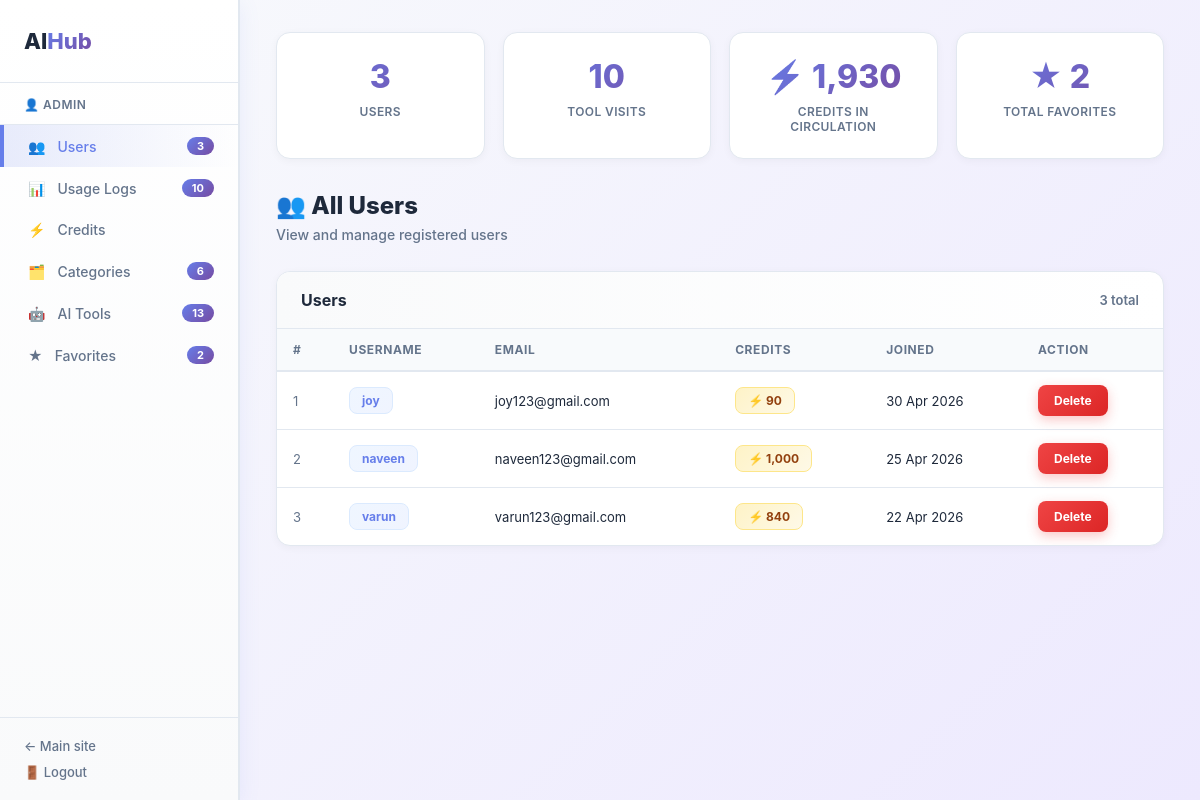
The page /admin/admin.php (signed in) on the database its author committed.
### tables this page shows
CREATE TABLE IF NOT EXISTS `users` (
  `id` int NOT NULL AUTO_INCREMENT,
  `username` varchar(100) DEFAULT NULL,
  `email` varchar(150) DEFAULT NULL,
  `password` varchar(255) DEFAULT NULL,
  `credits` int DEFAULT '1000',
  `created_at` timestamp NULL DEFAULT CURRENT_TIMESTAMP,
  PRIMARY KEY (`id`),
  UNIQUE KEY `username` (`username`),
  UNIQUE KEY `email` (`email`)
);

### admin/admin.php (the view, shortened to what this page needs)
<?php
include "../db.php";
$admin   = $_SESSION['admin_username'];
$total_users   = $conn->query("SELECT COUNT(*) FROM users")->fetchColumn();
$total_logs    = $conn->query("SELECT COUNT(*) FROM usage_logs")->fetchColumn();
$total_credits = $conn->query("SELECT COALESCE(SUM(credits),0) FROM users")->fetchColumn();
$total_favs    = $conn->query("SELECT COUNT(*) FROM favorites")->fetchColumn();
$users = $conn->query(
    "SELECT id, username, email, credits, created_at FROM users ORDER BY created_at DESC"
)->fetchAll(PDO::FETCH_ASSOC);
$categories = $conn->query(
    "SELECT c.*, COUNT(t.id) AS tool_count
     FROM categories c
     LEFT JOIN ai_tools t ON t.category_id = c.id
     GROUP BY c.id ORDER BY c.id"
)->fetchAll(PDO::FETCH_ASSOC);
$tools = $conn->query(
    "SELECT t.*, c.name AS cat_name, c.icon AS cat_icon
     FROM ai_tools t
     LEFT JOIN categories c ON c.id = t.category_id
     ORDER BY t.category_id, t.name"
)->fetchAll(PDO::FETCH_ASSOC);
$tab = $_GET['tab'] ?? 'users';
?>
<!DOCTYPE html>
<html>
<head>
</head>
<body>
<div class="layout">
<aside class="sidebar">
    <div class="sidebar-logo">AI<span>Hub</span></div>
    <div class="sidebar-admin">👤 <?php echo htmlspecialchars($admin); ?></div>
    <nav>
        <a href="?tab=users"      class="<?php echo $tab=='users'      ?'active':''; ?>">
            👥 <span>Users</span> <span class="nav-count"><?php echo $total_users; ?></span>
        </a>
        <a href="?tab=logs"       class="<?php echo $tab=='logs'       ?'active':''; ?>">
            📊 <span>Usage Logs</span> <span class="nav-count"><?php echo $total_logs; ?></span>
        </a>
        <a href="?tab=credits"    class="<?php echo $tab=='credits'    ?'active':''; ?>">
            ⚡ <span>Credits</span>
        </a>
        <a href="?tab=categories" class="<?php echo $tab=='categories' ?'active':''; ?>">
            🗂️ <span>Categories</span> <span class="nav-count"><?php echo count($categories); ?></span>
        </a>
        <a href="?tab=tools"      class="<?php echo $tab=='tools'      ?'active':''; ?>">
            🤖 <span>AI Tools</span> <span class="nav-count"><?php echo count($tools); ?></span>
        </a>
        <a href="?tab=favorites"  class="<?php echo $tab=='favorites'  ?'active':''; ?>">
            ★ <span>Favorites</span> <span class="nav-count"><?php echo $total_favs; ?></span>
        </a>
    </nav>
    <div class="sidebar-footer">
        <a href="../dashboard.php">← Main site</a>
        <a href="admin_logout.php">🚪 Logout</a>
    </div>
</aside>
<main class="main">
    <div class="stats-grid">
        <div class="stat-card">
            <div class="num"><?php echo number_format($total_users); ?></div>
            <div class="label">Users</div>
        </div>
        <div class="stat-card">
            <div class="num"><?php echo number_format($total_logs); ?></div>
            <div class="label">Tool visits</div>
        </div>
        <div class="stat-card">
            <div class="num">⚡ <?php echo number_format($total_credits); ?></div>
            <div class="label">Credits in circulation</div>
        </div>
        <div class="stat-card">
            <div class="num">★ <?php echo number_format($total_favs); ?></div>
            <div class="label">Total favorites</div>
        </div>
    </div>
    <?php
    if($tab === 'users'): ?>
    <div class="page-title">👥 All Users</div>
    <div class="page-sub">View and manage registered users</div>
    <div class="box">
        <div class="box-header">Users <span class="box-count"><?php echo count($users); ?> total</span></div>
        <table>
            <thead><tr><th>#</th><th>Username</th><th>Email</th><th>Credits</th><th>Joined</th><th>Action</th></tr></thead>
            <tbody>
            <?php foreach($users as $i => $u): ?>
            <tr>
                <td style="color:#64748b;"><?php echo $i+1; ?></td>
                <td><span class="badge b-purple"><?php echo htmlspecialchars($u['username']); ?></span></td>
                <td><?php echo htmlspecialchars($u['email']); ?></td>
                <td><span class="badge b-yellow">⚡ <?php echo number_format($u['credits']); ?></span></td>
                <td><?php echo date('d M Y', strtotime($u['created_at'])); ?></td>
                <td>
                    <form method="POST" onsubmit="return confirm('Delete this user? Cannot be undone.');" style="display:inline;">
                        <button type="submit" name="delete_user" class="btn btn-red">Delete</button>
                    </form>
                </td>
            </tr>
            <?php endforeach; ?>
            </tbody>
        </table>
    </div>
    <?php
    endif; ?>
</main>
</div>
</body>
</html>

### admin/admin.php (style rules this page uses)
* { margin:0; padding:0; box-sizing:border-box; font-family:-apple-system,BlinkMacSystemFont,'Segoe UI','Roboto',sans-serif; }
body { background:linear-gradient(135deg,#f8fafc 0%,#ede9fe 100%); color:#1e293b; min-height:100vh; }
.layout { display:flex; min-height:100vh; }
.sidebar { width:240px; background:linear-gradient(180deg,#ffffff 0%,#f9fafb 100%); border-right:2px solid #e2e8f0; padding:0; flex-shrink:0; display:flex; flex-direction:column; box-shadow:0 4px 20px rgba(102,126,234,0.1); }
.sidebar-logo { padding:28px 24px; border-bottom:1px solid #e2e8f0; font-size:22px; font-weight:800; color:#1e293b; }
.sidebar-logo span { background:linear-gradient(135deg,#667eea 0%,#764ba2 100%); -webkit-background-clip:text; -webkit-text-fill-color:transparent; background-clip:text; }
.sidebar-admin { padding:14px 24px 12px; font-size:12px; color:#64748b; border-bottom:1px solid #e2e8f0; font-weight:600; text-transform:uppercase; letter-spacing:0.5px; }
.sidebar nav a { display:flex; align-items:center; gap:12px; padding:12px 24px; color:#64748b; text-decoration:none; font-size:14px; border-left:4px solid transparent; transition:all 0.3s ease; font-weight:500; }
.sidebar nav a.active { background:linear-gradient(90deg,rgba(102,126,234,0.15) 0%,transparent 100%); color:#667eea; border-left-color:#667eea; }
.nav-count { margin-left:auto; background:linear-gradient(135deg,#667eea 0%,#764ba2 100%); color:white; padding:2px 10px; border-radius:12px; font-size:11px; font-weight:700; }
.sidebar-footer { margin-top:auto; padding:20px 24px; border-top:1px solid #e2e8f0; display:flex; flex-direction:column; gap:10px; }
.sidebar-footer a { color:#64748b; text-decoration:none; font-size:13px; font-weight:500; transition:all 0.3s ease; }
.main { flex:1; padding:32px 36px; overflow-x:auto; min-width:0; }
.page-title { font-size:24px; font-weight:800; margin-bottom:6px; color:#1e293b; }
.page-sub { color:#64748b; font-size:14px; margin-bottom:28px; font-weight:500; }
.stats-grid { display:grid; grid-template-columns:repeat(4,1fr); gap:18px; margin-bottom:32px; }
.stat-card { background:white; border:1px solid #e2e8f0; border-radius:14px; padding:24px; text-align:center; box-shadow:0 2px 8px rgba(0,0,0,0.04); transition:all 0.3s ease; }
.stat-card .num { font-size:32px; font-weight:800; background:linear-gradient(135deg,#667eea 0%,#764ba2 100%); -webkit-background-clip:text; -webkit-text-fill-color:transparent; background-clip:text; }
.stat-card .label { font-size:12px; color:#64748b; margin-top:8px; font-weight:600; text-transform:uppercase; letter-spacing:0.4px; }
.box { background:white; border:1px solid #e2e8f0; border-radius:14px; overflow:hidden; margin-bottom:28px; box-shadow:0 2px 8px rgba(0,0,0,0.04); }
.box-header { padding:18px 24px; border-bottom:1px solid #e2e8f0; font-size:16px; font-weight:700; display:flex; justify-content:space-between; align-items:center; color:#1e293b; background:linear-gradient(90deg,#f9fafb 0%,transparent 100%); }
.box-count { font-size:13px; color:#64748b; font-weight:600; }
table { width:100%; border-collapse:collapse; font-size:13px; }
th { background:#f8fafc; color:#64748b; padding:13px 16px; text-align:left; font-weight:700; font-size:12px; text-transform:uppercase; letter-spacing:0.6px; border-bottom:2px solid #e2e8f0; }
td { padding:13px 16px; border-bottom:1px solid #e2e8f0; color:#1e293b; vertical-align:middle; }
tr:last-child td { border-bottom:none; }
.badge { display:inline-block; padding:5px 12px; border-radius:8px; font-size:12px; font-weight:700; }
.b-purple { background:linear-gradient(135deg,#eff6ff 0%,#f0f4ff 100%); color:#667eea; border:1px solid #dbeafe; }
.b-yellow { background:linear-gradient(135deg,#fef3c7 0%,#fef9e7 100%); color:#92400e; border:1px solid #fde68a; }
.btn { padding:8px 16px; border:none; border-radius:8px; cursor:pointer; font-size:12px; font-weight:700; transition:all 0.3s ease; }
.btn-red { background:linear-gradient(135deg,#ef4444 0%,#dc2626 100%); color:white; box-shadow:0 4px 12px rgba(239,68,68,0.3); }

### rows shown on the page
users: username "joy", email "joy123@gmail.com", credits "90", created_at "30 Apr 2026"
users: username "naveen", email "naveen123@gmail.com", credits "1,000", created_at "25 Apr 2026"
users: username "varun", email "varun123@gmail.com", credits "840", created_at "22 Apr 2026"

### other values the page prints
$admin "ADMIN"
$total_users "3"
$total_logs "10"
count($categories) "6"
count($tools) "13"
$total_favs "2"
$total_credits "1,930"
count($users) "3"
